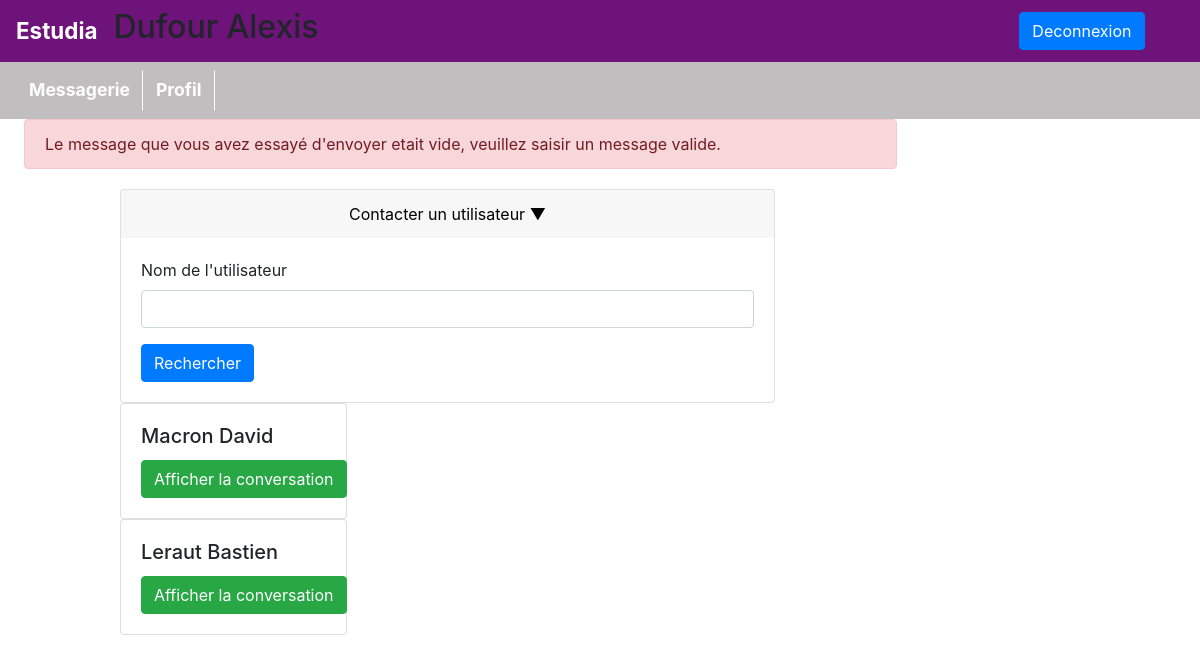
Page /pages/messagerie.php?idUtilisateur=3&error=messVide (signed in) on the committed database.
### tables this page shows
CREATE TABLE IF NOT EXISTS `conversations` (
  `idConversation` int(11) NOT NULL AUTO_INCREMENT,
  `idEnvoyeur` int(11) NOT NULL,
  `idReceveur` int(11) NOT NULL,
  PRIMARY KEY (`idConversation`)
);

CREATE TABLE IF NOT EXISTS `utilisateur` (
  `idUtilisateur` int(11) NOT NULL AUTO_INCREMENT,
  `email` varchar(100) DEFAULT NULL,
  `identifiant` varchar(100) NOT NULL,
  `nom` varchar(100) NOT NULL,
  `prenom` varchar(100) NOT NULL,
  `dateNaiss` date NOT NULL,
  `mdp` varchar(100) NOT NULL,
  `mdpTemp` varchar(100) NOT NULL,
  `statut` varchar(100) DEFAULT NULL,
  PRIMARY KEY (`idUtilisateur`)
);

### modeles/modeles.php (called while the page is built, shortened)
<?php
class Modele
{
    public function getBdd()
    {
        return new PDO('mysql:host=localhost;dbname=estudia;charset=UTF8', 'root', '',  array(PDO::ATTR_ERRMODE => PDO::ERRMODE_EXCEPTION));
    }
}
require_once "users.php";
require_once "conversations.php";
?>

### modeles/conversations.php (called while the page is built, shortened)
<?php
class Conversation extends Modele
{
    public function conversation($idEnvoyeur)
    {
        $requete = $this-> getBdd() -> prepare("SELECT idConversation, idEnvoyeur, idReceveur FROM conversations WHERE idEnvoyeur = ? || idReceveur = ?");
        $requete -> execute([$idEnvoyeur, $idEnvoyeur]);
        $conversations = $requete -> fetchAll(PDO::FETCH_ASSOC);
        return $conversations;
    }
}

### modeles/users.php (called while the page is built, shortened)
<?php
class User extends Modele
{
    public function selectNom($id)
    {
        $requete = $this -> getBdd() -> prepare("SELECT nom, prenom FROM utilisateur WHERE idUtilisateur = ?");
        $requete -> execute([$id]);
        $nom = $requete -> fetch(PDO::FETCH_ASSOC);
        return $nom;
    }
}

### pages/messagerie.php (the view, shortened to what this page needs)
<?php
require_once "entete.php";
if(!empty($_SESSION["statut"]) && $_SESSION["statut"] == "Etudiant" || $_SESSION["statut"] == "Professeur" || $_SESSION["statut"] == "Administration")
{
    if(!empty($_GET["idUtilisateur"]) && $_GET["idUtilisateur"] == $_SESSION["idUtilisateur"])
    {
        if(isset($_GET["error"]))
        {
            ?>
            <div class="alert alert-danger">
            <?php
            switch($_GET["error"])
            {
                case "messVide":
                    echo "Le message que vous avez essayé d'envoyer etait vide, veuillez saisir un message valide.";
                    break;
            }
            ?>
            </div>
            <?php
        }
        ?>
            <div class="card" style="margin-top:20px;margin-left:11%; width:75%; ">
                <button style="border: none;" onclick="contactProf()" class="card-header">
                    Contacter un utilisateur ▼
                </button>
                <div class="card-body" id="contactProf" style="display: block;">
                    <form action="messagerie.php?idUtilisateur=<?=$_GET["idUtilisateur"];?>" method="get" style="border:none">
                        <div class="mb-3">
                            <label for="exampleInputEmail1" class="form-label">Nom de l'utilisateur</label>
                            <input type="text" class="form-control" id="nomUser" name="nomUser">
                        </div>
                        <button type="submit" name="idUtilisateur" value="<?=$_GET["idUtilisateur"];?>" class="btn btn-primary">Rechercher</button>
                    </form>
                </div>
            </div>
        <?php
        $objetConversation = new Conversation();
        $conversations = $objetConversation -> conversation($_SESSION["idUtilisateur"]);
        foreach($conversations as $conversation)
        {
            ?>
            <div class="card" style=" margin-left:11%;width: 26%;">
                <div class="card-body">
                    <?php
                    $objetUser = new User();
                        if($_GET["idUtilisateur"] == $conversation["idEnvoyeur"])
                        {
                            $noms = $objetUser -> selectNom($conversation["idReceveur"]);
                            ?>
                            <h5 class="card-title"><?=$noms["nom"]?> <?=$noms["prenom"]?></h5>
                            <a class="btn btn-success" href="conversation.php?idReceveur=<?=$conversation["idReceveur"];?>&idConversation=<?=$conversation["idConversation"];?>">Afficher la conversation</a>
                            <?php
                        }
                        else
                        {
                            $noms = $objetUser -> selectNom($conversation["idEnvoyeur"]);
                            ?>
                            <h5 class="card-title"><?=$noms["nom"]?> <?=$noms["prenom"]?></h5>
                            <a class="btn btn-success" href="conversation.php?idReceveur=<?=$conversation["idEnvoyeur"];?>&idConversation=<?=$conversation["idConversation"];?>">Afficher la conversation</a>
                            <?php
                        }
                    ?>
                </div>
            </div>
            <?php
        }
    }
    else
    {
        header("location:index.php");
    }
}
?>
<?php
require_once "footer.php";

### rows in the picture
conversations: utilisateur.nom "Macron", utilisateur.prenom "David"
conversations: utilisateur.nom "Leraut", utilisateur.prenom "Bastien"

### other values in the picture
$_SESSION["nom"] "Dufour"
$_SESSION["prenom"] "Alexis"
